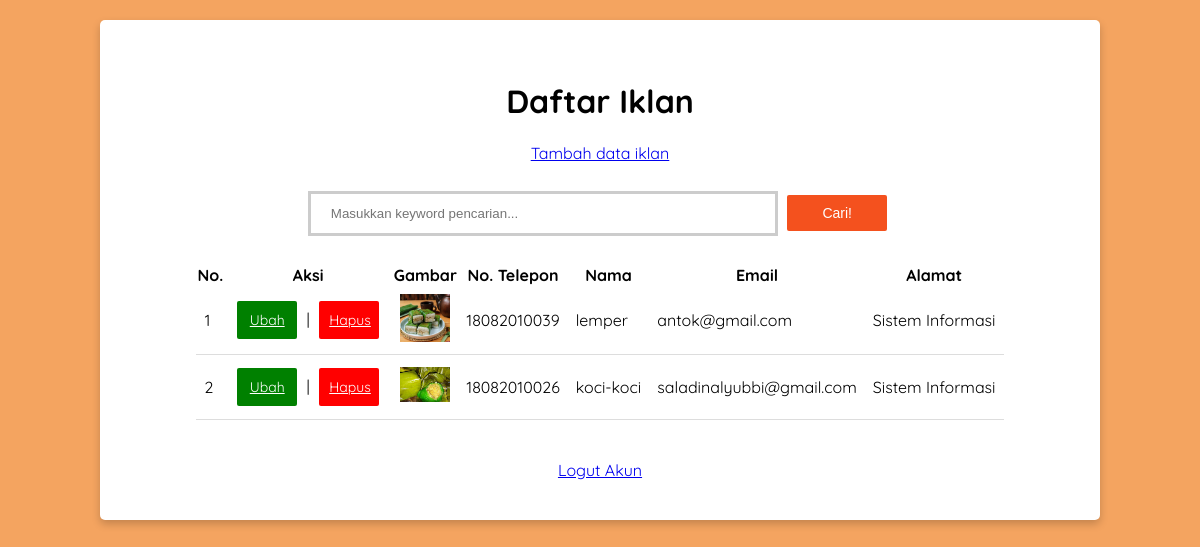
/penjual.php (signed in), run on the app's committed database.
### tables this page shows
CREATE TABLE `iklan` (
  `id` int(11) NOT NULL,
  `noTelp` char(30) NOT NULL,
  `nama` char(30) NOT NULL,
  `email` varchar(30) NOT NULL,
  `alamat` varchar(20) NOT NULL,
  `gambar` varchar(30) NOT NULL,
  `deskripsi` text NOT NULL,
  `username` varchar(50) NOT NULL
);

### functions.php (called while the page is built, shortened)
<?php
    $conn=mysqli_connect("localhost", "root", "", "phpdasar");
    function query($query) {
        global $conn;
        $result = mysqli_query($conn, $query);
        $rows = [];
        while($row = mysqli_fetch_assoc($result)){
            $rows[] = $row;
        }
        return $rows;
    }
?>

### penjual.php (the view, shortened to what this page needs)
<?php
require'functions.php';
$username=$_SESSION["username"];
$iklan = query("SELECT * FROM iklan WHERE username='$username';");
?>
<!DOCTYPE html>
<html lang="en">
<head>
    <link rel="stylesheet" type="text/css" href="assets/style.css">
</head>
<body class="wallpaper">
<main class="kotak_daftar">
    <h1>Daftar Iklan</h1>
    <a href="tambah.php">Tambah data iklan</a>
    <br><br>
    <form action="" method="post">
        <input class="cari" type="text" name="keyword" size="40" autofocus placeholder="Masukkan keyword pencarian..." autocomplete="off">
        <button class="button" type="submit" name="cari">Cari!</button>
    </form>
    <br>
    <center>
    <table cellpading="10" cellspacing="0">
        <tr>
            <th>No.</th>
            <th>Aksi</th>
            <th>Gambar</th>
            <th>No. Telepon</th>
            <th>Nama</th>
            <th>Email</th>
            <th>Alamat</th>
        </tr>
        <?php $i = 1;?>
        <?php foreach ($iklan as $row):?>
        <tr>
            <td><?php echo $i;?></td>
            <td>
                <a class="ubah" href="ubah.php?id=<?php echo $row["id"];?>">Ubah</a> |
                <a class="hapus" href="hapus.php?id=<?php echo $row["id"];?>" onclick="return confirm('yakin?')">Hapus</a>
            </td>
            <td><img src="img/<?php echo $row["gambar"];?>" width="50"></td>
            <td><?php echo $row["noTelp"];?></td>
            <td><?php echo $row["nama"];?></td>
            <td><?php echo $row["email"];?></td>
            <td><?php echo $row["alamat"];?></td>
        </tr>
        <?php $i++;?>
    <?php endforeach;?>
    </table>
    </center>
    <br><br>
    <a href="logout.php">Logut Akun</a>
</main>
</body>
</html>

### assets/style.css (style rules this page uses)
main { padding: 20px; overflow: auto; }
.wallpaper { background-color: sandybrown; }
.kotak_daftar { width: 1000px; background: white; margin: 80px auto; padding: 40px 30px; box-shadow: 0 4px 8px 0 rgba(0, 0, 0, 0.2); border-radius: 5px; margin-top: 20px; text-align: center; }
* { box-sizing: border-box; }
body { font-family: 'Quicksand', Arial; margin: 0; padding: 0; }
th { align-items: center; }
.ubah { display: inline-block; border-radius: 2px; background-color: green; border: none; color: #FFFFFF; text-align: center; font-size: 14px; padding: 10px; width: 60px; transition: all 0.5s; cursor: pointer; margin: 5px; }
.hapus { display: inline-block; border-radius: 2px; background-color: red; border: none; color: #FFFFFF; text-align: center; font-size: 14px; padding: 10px; width: 60px; transition: all 0.5s; cursor: pointer; margin: 5px; }
td { padding: 8px; text-align: left; border-bottom: 1px solid #ddd; }
.button { display: inline-block; border-radius: 2px; background-color: #f4511e; border: none; color: #FFFFFF; text-align: center; font-size: 14px; padding: 10px; width: 100px; transition: all 0.5s; cursor: pointer; margin: 5px; }
.cari { width: 50%; padding: 12px 20px; margin: 8px 0; box-sizing: border-box; border: 3px solid #ccc; -webkit-transition: 0.5s; transition: 0.5s; outline: none; }

### data on the page
iklan: gambar (picture), noTelp "18082010039", nama "lemper", email "antok@gmail.com", alamat "Sistem Informasi"
iklan: gambar (picture), noTelp "18082010026", nama "koci-koci", email "saladinalyubbi@gmail.com", alamat "Sistem Informasi"
